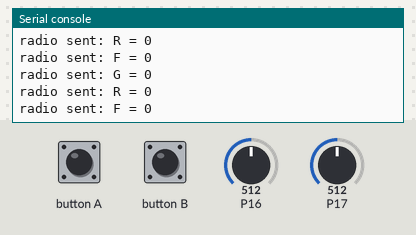
A program run on a simulated Calliope mini (MakeCode). Shown: the last lines printed to the serial console. The inputs (shaded band) are chosen by the test bench; at power-on: P16 = 512, P17 = 512 (analog values on the 0–1023 scale). No radio messages arrive unless stated (any console line starting 'radio sent:' is added by the test bench).

Above: at 1.2 s.
1.3 s: P16 set to 716
At 2.1 s:
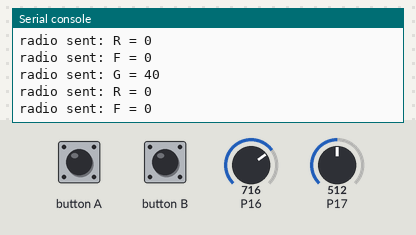
2.8 s: P17 set to 716
At 3.7 s:
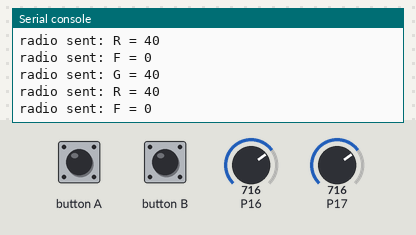
4.3 s: button A pressed for 0.15 s
At 5.4 s:
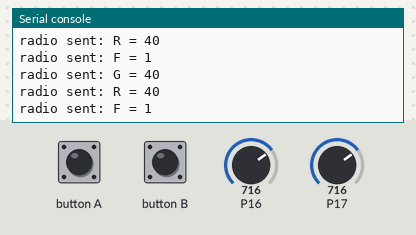
5.9 s: P16 set to 900
At 6.9 s:
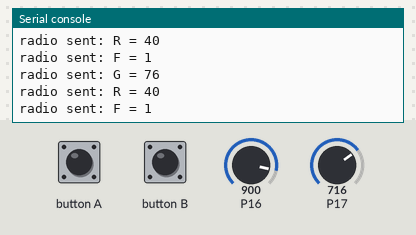
7.4 s: P17 set to 900
At 8.0 s:
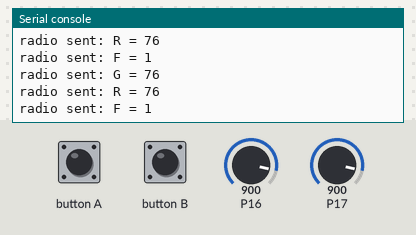
Timing chart, 0 to 9.9 s (numbered marks = the images above; inputs shaded):
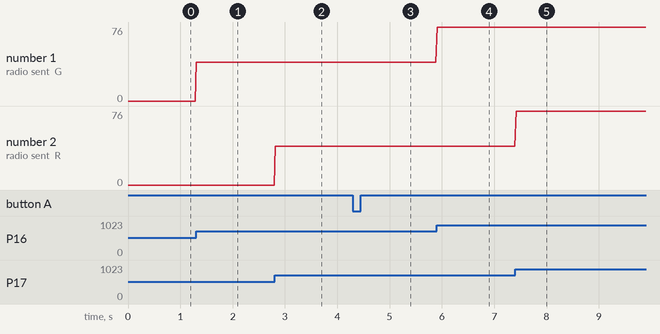

Measured:
- after the input at 1.3 s, the serial console: prints a new line at once (image 1)
- after the input at 2.8 s, the serial console: prints a new line at once (image 2)
- after the input at 4.3 s, the serial console: prints a new line after 0.16 s (image 3)
- after the input at 5.9 s, the serial console: prints a new line at once (image 4)
- after the input at 7.4 s, the serial console: prints a new line at once (image 5)
- plotted number 1: 0 → 40 after the input at 1.3 s, 40 → 76 after the input at 5.9 s

The program:

main.ts
```typescript
input.onButtonEvent(Button.A, input.buttonEventClick(), function () {
    Fahren = 1
})
input.onButtonEvent(Button.B, input.buttonEventClick(), function () {
    Fahren = 0
})
let JoystickY = 0
let JoystickX = 0
let Fahren = 0
radio.setGroup(1)
basic.forever(function () {
    JoystickX = pins.analogReadPin(AnalogPin.C16)
    JoystickY = pins.analogReadPin(AnalogPin.C17)
    JoystickX = Math.round(Math.map(JoystickX, 1, 1023, -100, 100))
    JoystickY = Math.round(Math.map(JoystickY, 1, 1023, 100, -100))
    radio.sendValue("G", JoystickX)
    radio.sendValue("R", JoystickY * -1)
    radio.sendValue("F", Fahren)
})
```

test.ts
```typescript
// Hier kann man Tests durchführen; diese Datei wird nicht kompiliert, wenn dieses Paket als Erweiterung verwendet wird.
```
